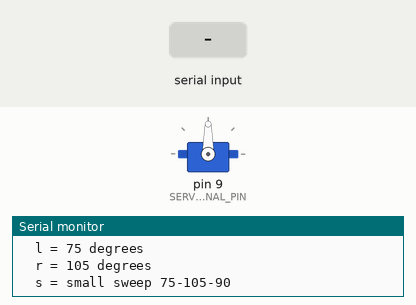
This sketch was run on a simulated Arduino Uno, built with avr-gcc and run on an emulated ATmega328P. Parts: servo, the last lines printed to the serial monitor. The test bench sets the inputs (shaded band).

Above: at 1.2 s.
1.3 s: "s" received over Serial
4.3 s: "l" received over Serial
At 4.8 s:
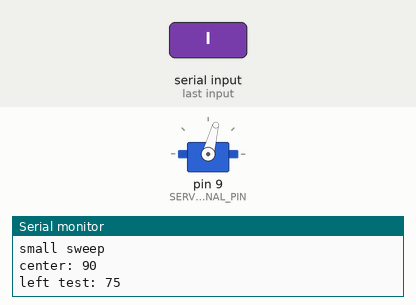
5.8 s: "c" received over Serial
At 7.2 s:
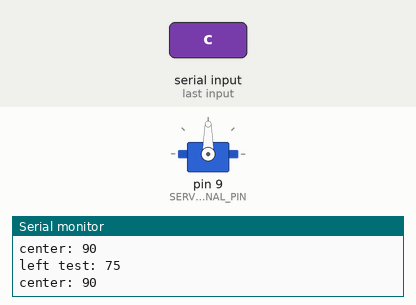
Timing chart, 0 to 8.8 s (numbered marks = the images above; inputs shaded):
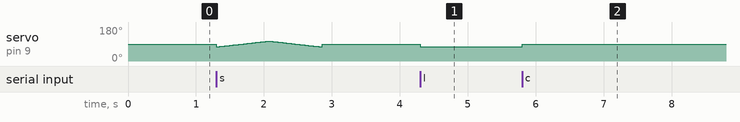

Measured:
- after the input at 4.3 s, servo on pin 9 (SERVO_SIGNAL_PIN): 90° → 75° at once
- after the input at 5.8 s, servo on pin 9 (SERVO_SIGNAL_PIN): 75° → 90° at once

The sketch:

uno_r4_direct_servo_test.ino
```cpp
#include <Servo.h>

Servo testServo;

const int SERVO_SIGNAL_PIN = 9;

// Start with a narrow safe range. Do not use 0/180 while the servo is mounted.
const int CENTER_ANGLE = 90;
const int LEFT_TEST_ANGLE = 75;
const int RIGHT_TEST_ANGLE = 105;

void setup() {
  Serial.begin(115200);
  while (!Serial) {
    ;
  }

  testServo.attach(SERVO_SIGNAL_PIN);
  testServo.write(CENTER_ANGLE);

  Serial.println("UNO R4 direct servo test");
  Serial.println("Signal pin: D9");
  Serial.println("Commands:");
  Serial.println("  c = center 90");
  Serial.println("  l = 75 degrees");
  Serial.println("  r = 105 degrees");
  Serial.println("  s = small sweep 75-105-90");
}

void loop() {
  if (!Serial.available()) {
    return;
  }

  char command = Serial.read();

  if (command == 'c') {
    testServo.write(CENTER_ANGLE);
    Serial.println("center: 90");
  } else if (command == 'l') {
    testServo.write(LEFT_TEST_ANGLE);
    Serial.println("left test: 75");
  } else if (command == 'r') {
    testServo.write(RIGHT_TEST_ANGLE);
    Serial.println("right test: 105");
  } else if (command == 's') {
    Serial.println("small sweep");
    for (int angle = LEFT_TEST_ANGLE; angle <= RIGHT_TEST_ANGLE; angle++) {
      testServo.write(angle);
      delay(25);
    }
    for (int angle = RIGHT_TEST_ANGLE; angle >= LEFT_TEST_ANGLE; angle--) {
      testServo.write(angle);
      delay(25);
    }
    testServo.write(CENTER_ANGLE);
    Serial.println("center: 90");
  }
}
```
